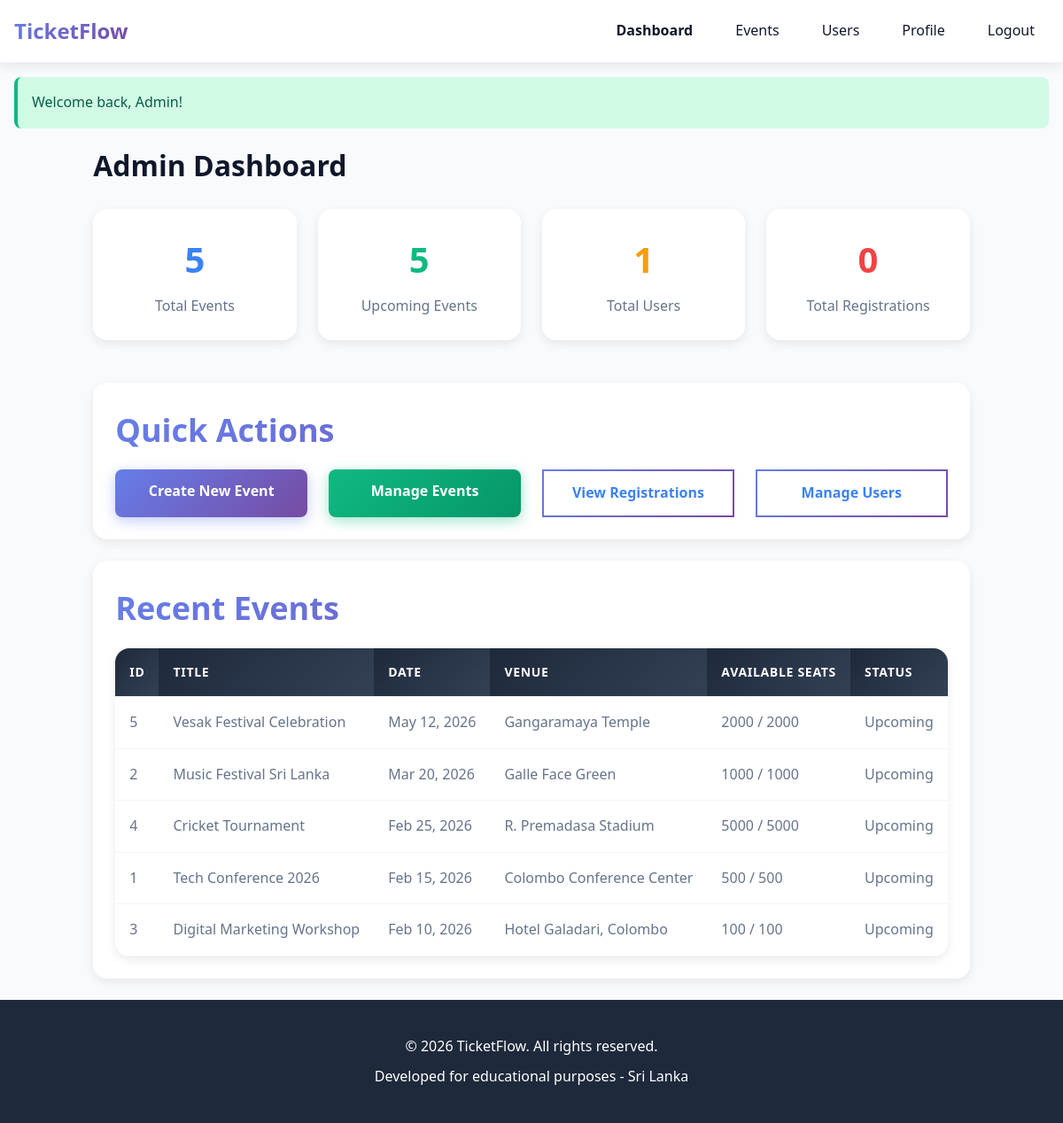
The page /admin/dashboard (signed in) on the database its author committed.
### tables this page shows
CREATE TABLE IF NOT EXISTS events (
    id INT PRIMARY KEY AUTO_INCREMENT,
    category_id INT,
    title VARCHAR(200) NOT NULL,
    description TEXT,
    venue VARCHAR(200) NOT NULL,
    event_date DATE NOT NULL,
    event_time TIME NOT NULL,
    ticket_price DECIMAL(10, 2) DEFAULT 0.00,
    capacity INT NOT NULL,
    available_seats INT NOT NULL,
    image VARCHAR(255),
    status ENUM('upcoming', 'ongoing', 'completed', 'cancelled') DEFAULT 'upcoming',
    created_by INT,
    created_at TIMESTAMP DEFAULT CURRENT_TIMESTAMP,
    updated_at TIMESTAMP DEFAULT CURRENT_TIMESTAMP ON UPDATE CURRENT_TIMESTAMP,
    FOREIGN KEY (category_id) REFERENCES categories(id) ON DELETE SET NULL,
    FOREIGN KEY (created_by) REFERENCES users(id) ON DELETE SET NULL,
    INDEX idx_event_date (event_date),
    INDEX idx_status (status),
    INDEX idx_category (category_id)
);

### controllers/AdminController.php (called while the page is built, shortened)
<?php
function admin_dashboard() {
    $totalEvents = event_count();
    $upcomingEvents = event_count('upcoming');
    $totalRegistrations = registration_count();
    $totalUsers = user_count();
    $recentEvents = event_get_all([], 5);
    $data = [];
    $data['stats'] = [
        'total_events' => $totalEvents,
        'upcoming_events' => $upcomingEvents,
        'total_registrations' => $totalRegistrations,
        'total_users' => $totalUsers
    ];
    $data['recentEvents'] = $recentEvents;
    view('admin/dashboard', $data);
}

### models/Event.php (called while the page is built, shortened)
<?php
function event_get_all($filters = [], $limit = null) {
    $sql = "SELECT e.*, c.name as category_name
            FROM events e
            LEFT JOIN categories c ON e.category_id = c.id";
    $params = [];
    $sql .= " ORDER BY e.event_date DESC";
    if ($limit !== null) {
        $sql .= " LIMIT " . (int)$limit;
    }
    return db_query_all($sql, $params);
}

### views/admin/dashboard.php (the view, shortened to what this page needs)
<?php
require_once __DIR__ . '/../layout/header.php';
?>
<main class="container">
    <h1 class="mb-3">Admin Dashboard</h1>
    <div class="grid grid-4">
        <div class="card">
            <div class="card-body text-center">
                <h3 style="font-size: 2.5rem; color: var(--primary-color); margin-bottom: 0.5rem;">
                    <?php echo $stats['total_events']; ?>
                </h3>
                <p style="color: var(--text-secondary); font-weight: 500;">Total Events</p>
            </div>
        </div>
        <div class="card">
            <div class="card-body text-center">
                <h3 style="font-size: 2.5rem; color: var(--secondary-color); margin-bottom: 0.5rem;">
                    <?php echo $stats['upcoming_events']; ?>
                </h3>
                <p style="color: var(--text-secondary); font-weight: 500;">Upcoming Events</p>
            </div>
        </div>
        <div class="card">
            <div class="card-body text-center">
                <h3 style="font-size: 2.5rem; color: var(--warning-color); margin-bottom: 0.5rem;">
                    <?php echo $stats['total_users']; ?>
                </h3>
                <p style="color: var(--text-secondary); font-weight: 500;">Total Users</p>
            </div>
        </div>
        <div class="card">
            <div class="card-body text-center">
                <h3 style="font-size: 2.5rem; color: var(--danger-color); margin-bottom: 0.5rem;">
                    <?php echo $stats['total_registrations']; ?>
                </h3>
                <p style="color: var(--text-secondary); font-weight: 500;">Total Registrations</p>
            </div>
        </div>
    </div>
    <div class="card mt-3">
        <div class="card-header">
            <h2>Quick Actions</h2>
        </div>
        <div class="card-body">
            <div class="grid grid-4">
                <a href="/Event/admin/createEvent" class="btn btn-primary">Create New Event</a>
                <a href="/Event/admin/events" class="btn btn-secondary">Manage Events</a>
                <a href="/Event/admin/registrations" class="btn btn-outline">View Registrations</a>
                <a href="/Event/admin/users" class="btn btn-outline">Manage Users</a>
            </div>
        </div>
    </div>
    <div class="card mt-3">
        <div class="card-header">
            <h2>Recent Events</h2>
        </div>
        <div class="card-body">
            <?php if (empty($recentEvents)): ?>
                <p>No events created yet.</p>
            <?php else: ?>
                <table class="table">
                    <thead>
                        <tr>
                            <th>ID</th>
                            <th>Title</th>
                            <th>Date</th>
                            <th>Venue</th>
                            <th>Available Seats</th>
                            <th>Status</th>
                        </tr>
                    </thead>
                    <tbody>
                        <?php foreach ($recentEvents as $event): ?>
                            <tr>
                                <td><?php echo $event['id']; ?></td>
                                <td><?php echo htmlspecialchars($event['title']); ?></td>
                                <td><?php echo date('M j, Y', strtotime($event['event_date'])); ?></td>
                                <td><?php echo htmlspecialchars($event['venue']); ?></td>
                                <td><?php echo $event['available_seats']; ?> / <?php echo $event['capacity']; ?></td>
                                <td style="text-transform: capitalize;"><?php echo htmlspecialchars($event['status']); ?></td>
                            </tr>
                        <?php endforeach; ?>
                    </tbody>
                </table>
            <?php endif; ?>
        </div>
    </div>
</main>
<?php require_once __DIR__ . '/../layout/footer.php'; ?>

### public/css/style.css (style rules this page uses)
:root { --primary-color: #3b82f6; --primary-dark: #2563eb; --primary-light: #60a5fa; --secondary-color: #10b981; --secondary-dark: #059669; --danger-color: #ef4444; --warning-color: #f59e0b; --dark-color: #1e293b; --light-color: #f8fafc; --white: #ffffff; --text-primary: #0f172a; --text-secondary: #64748b; --gradient-primary: linear-gradient(135deg, #667eea 0%, #764ba2 100%); --gradient-secondary: linear-gradient(135deg, #f093fb 0%, #f5576c 100%); --gradient-success: linear-gradient(135deg, #4facfe 0%, #00f2fe 100%); --gradient-dark: linear-gradient(135deg, #2c3e50 0%, #3498db 100%); --spacing-sm: 0.5rem; --spacing-md: 1rem; --spacing-lg: 1.5rem; --spacing-xl: 2rem; --radius-sm: 0.375rem; --radius-md: 0.5rem; --radius-lg: 1rem; --radius-xl: 1.5rem; --shadow-sm: 0 2px 4px rgba(0, 0, 0, 0.05); --shadow-md: 0 4px 12px rgba(0, 0, 0, 0.08); --shadow-lg: 0 12px 24px rgba(0, 0, 0, 0.12); --shadow-xl: 0 20px 40px rgba(0, 0, 0, 0.15); --transition: all 0.3s cubic-bezier(0.4, 0, 0.2, 1); --transition-fast: all 0.15s ease; }
* { margin: 0; padding: 0; box-sizing: border-box; }
body { font-family: 'Segoe UI', Tahoma, Geneva, Verdana, sans-serif; line-height: 1.6; color: var(--text-primary); background-color: var(--light-color); min-height: 100vh; display: flex; flex-direction: column; }
a { color: var(--primary-color); text-decoration: none; transition: var(--transition); }
.container { max-width: 1200px; margin: 0 auto; padding: 0 var(--spacing-md); }
main { flex: 1; padding: 4rem 0 2rem 0; }
.card { background: rgba(255, 255, 255, 0.95); backdrop-filter: blur(10px); border-radius: var(--radius-lg); box-shadow: var(--shadow-md); padding: var(--spacing-lg); margin-bottom: var(--spacing-lg); transition: var(--transition); border: 1px solid rgba(255, 255, 255, 0.3); position: relative; overflow: hidden; }
.card::before { content: ''; position: absolute; top: 0; left: 0; right: 0; height: 3px; background: var(--gradient-primary); opacity: 0; transition: var(--transition); }
.card-header { font-size: 1.5rem; font-weight: 700; margin-bottom: var(--spacing-md); color: var(--text-primary); background: linear-gradient(135deg, #667eea 0%, #764ba2 100%); -webkit-background-clip: text; -webkit-text-fill-color: transparent; background-clip: text; }
.card-body { color: var(--text-secondary); }
.grid { display: grid; gap: var(--spacing-lg); }
.grid-4 { grid-template-columns: repeat(4, 1fr); }
.btn { display: inline-block; padding: 0.75rem 1.5rem; border-radius: var(--radius-md); font-size: 1rem; font-weight: 600; text-align: center; cursor: pointer; border: none; transition: var(--transition); position: relative; overflow: hidden; text-decoration: none; }
.btn-primary { background: linear-gradient(135deg, #667eea 0%, #764ba2 100%); color: var(--white); box-shadow: 0 4px 15px rgba(102, 126, 234, 0.4); }
.btn-secondary { background: linear-gradient(135deg, #10b981 0%, #059669 100%); color: var(--white); box-shadow: 0 4px 15px rgba(16, 185, 129, 0.4); }
.btn-outline { background: transparent; border: 2px solid; border-image: linear-gradient(135deg, #667eea 0%, #764ba2 100%) 1; color: var(--primary-color); position: relative; z-index: 1; overflow: hidden; }
.btn-outline::before { content: ''; position: absolute; top: 0; left: 0; right: 0; bottom: 0; background: linear-gradient(135deg, #667eea 0%, #764ba2 100%); opacity: 0; z-index: -1; transition: opacity 0.3s ease; }
.table { width: 100%; border-collapse: separate; border-spacing: 0; background: var(--white); border-radius: var(--radius-lg); overflow: hidden; box-shadow: var(--shadow-md); }
.table th, .table td { padding: 1rem; text-align: left; border-bottom: 1px solid #f1f5f9; }
.table th { background: linear-gradient(135deg, #1e293b 0%, #334155 100%); color: var(--white); font-weight: 600; text-transform: uppercase; font-size: 0.875rem; letter-spacing: 0.05em; }
.table tbody tr { transition: var(--transition); }
.text-center { text-align: center; }
.mt-3 { margin-top: var(--spacing-lg); }
.mb-3 { margin-bottom: var(--spacing-lg); }

### rows shown on the page
events: created_by "1", id "5", title "Vesak Festival Celebration", event_date "May 12, 2026", venue "Gangaramaya Temple", available_seats "2000", capacity "2000", status "Upcoming"
events: id "2", title "Music Festival Sri Lanka", event_date "Mar 20, 2026", venue "Galle Face Green", available_seats "1000", capacity "1000", status "Upcoming"
events: id "4", title "Cricket Tournament", event_date "Feb 25, 2026", venue "R. Premadasa Stadium", available_seats "5000", capacity "5000", status "Upcoming"
events: id "1", title "Tech Conference 2026", event_date "Feb 15, 2026", venue "Colombo Conference Center", available_seats "500", capacity "500", status "Upcoming"
events: id "3", title "Digital Marketing Workshop", event_date "Feb 10, 2026", venue "Hotel Galadari, Colombo", available_seats "100", capacity "100", status "Upcoming"

### other values the page prints
$_SESSION['success'] "Welcome back, Admin!"
$stats['total_events'] "5"
$stats['upcoming_events'] "5"
$stats['total_registrations'] "0"
